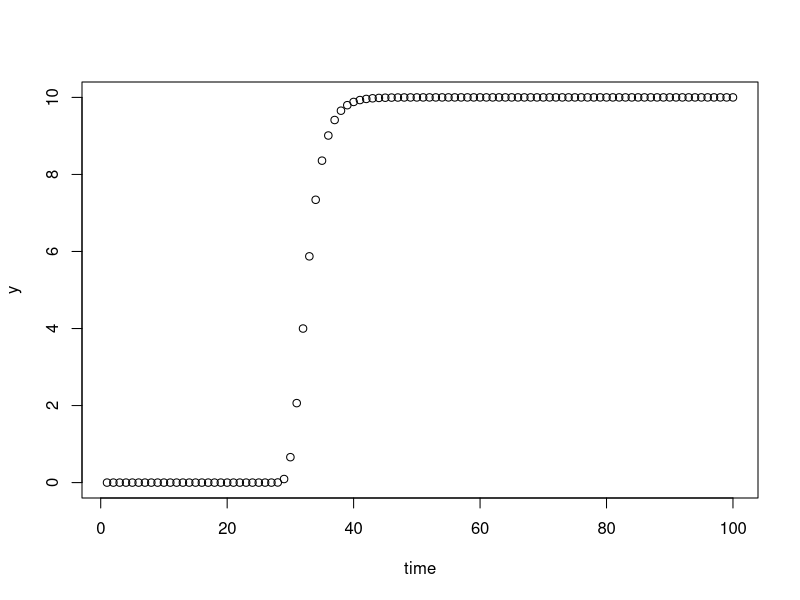
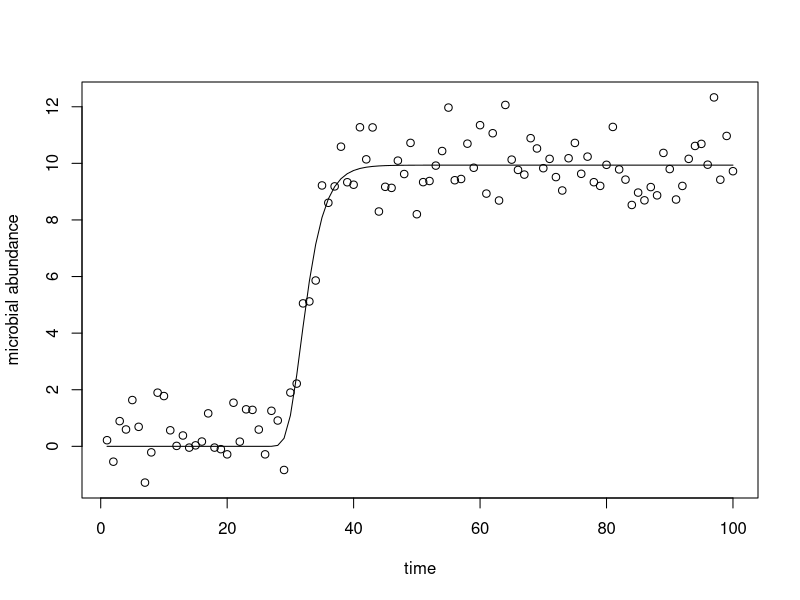

Source code (R) for these figures, in order:
## ---- chunk 1
library(tidyverse)
set.seed(4)
## ---- chunk 2
fit.gompertz <- function(data, time){
  d <- data.frame(y=data, t=time)
  
  # Must have at least 3 datapoints at different times
  if (length(unique(d$t)) < 3) stop("too few data points to fit curve")
  
  # Pick starting values ###
  i <- which.max(diff(d$y))
  starting.values <- c(a=max(d$y), 
                       mu=max(diff(d$y))/(d[i+1,"t"]-d[i, "t"]), 
                       lambda=i)
  print("Starting Values for Optimization: ")
  print(starting.values)
  ##########################
  
  formula.gompertz <- "y~a*exp(-exp(mu*exp(1)/a*(lambda-t)+1))"
  nls(formula.gompertz, d, starting.values)
}
## ---- chunk 3
gompertz <- function(time, a, mu, lambda){
  y <- a*exp(-exp(mu*exp(1)/a*(lambda-time)+1))
  return(data.frame(time=time, y=y))
}

d <- gompertz(1:100, 10, 2, 30)
plot(d)
## ---- chunk 4
# Add some normal(0,0.5) noise centered around the deterministic signal
for(i in 1:nrow(d)) d[i,2] <- rnorm(1, d[i,2], 1)
## ---- chunk 5
(fit <- fit.gompertz(d$y, d$time))
plot(d, ylab="microbial abundance")
lines(d$time, predict(fit))
## ---- chunk 6
safe.fit.gompertz <- safely(fit.gompertz)
## ---- chunk 7
safe.fit.gompertz(c(1,2), c(19, 19))
## ---- chunk 8
AIC(fit)
